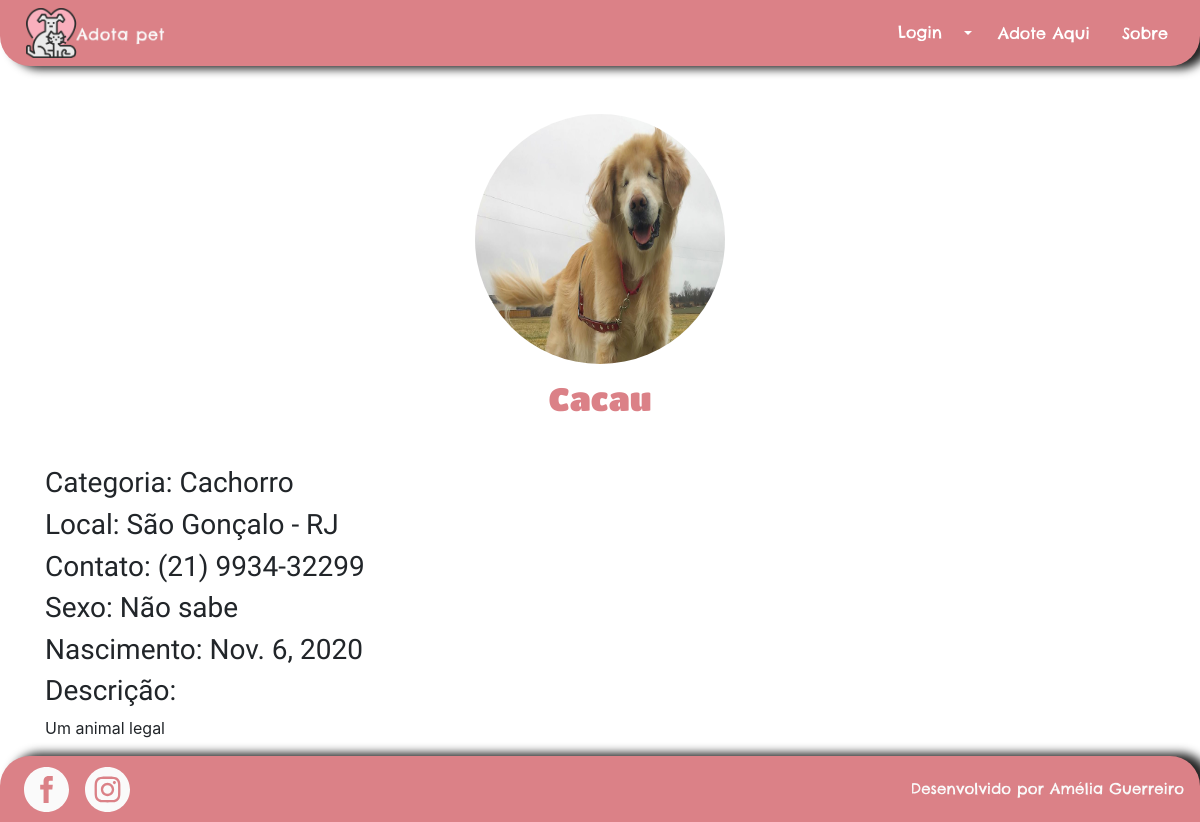
Page /pets/exibe_pet/3 on the earlier database version.
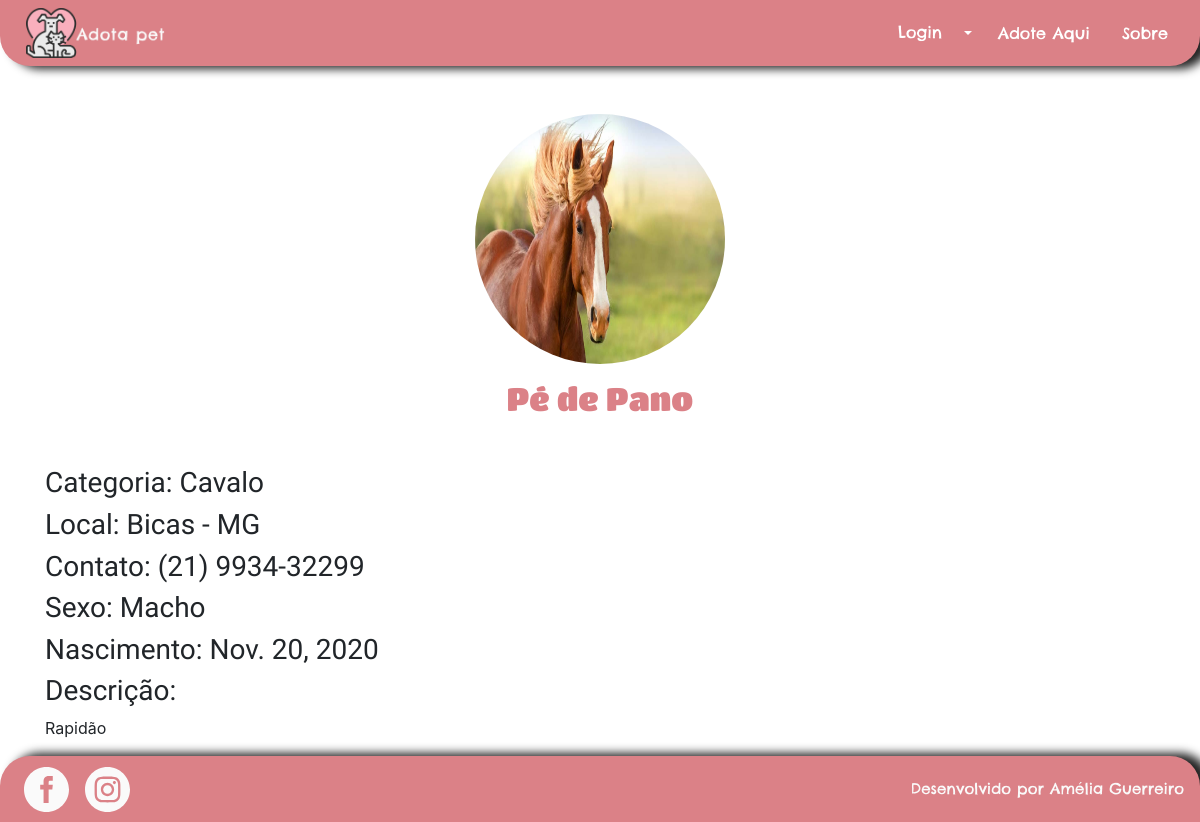
Same page on the later database version.
### pet/models.py (models this page shows, shortened)
class Pet(models.Model):
    categoria = models.ForeignKey(Categoria, related_name='pets', on_delete=models.DO_NOTHING)
    nome = models.CharField(max_length=100, db_index=True)
    slug = models.SlugField(max_length=100)
    imagem = models.CharField(max_length=50, blank=True)
    preco = models.DecimalField(max_digits=6, decimal_places=2)
    disponivel = models.BooleanField(default=False)
    link_instagram = models.URLField(max_length=200, blank=True)
    link_facebook = models.URLField(max_length=200, blank=True)
    telefone = models.CharField(max_length=15)
    sexo_escolhas = [('F', 'Fêmea'), ('M', 'Macho'), ('N', 'Não sei')]
    sexo = models.CharField(max_length=1, choices=sexo_escolhas, default='N')
    descricao = models.TextField()
    data_cadastro = models.DateField(default=datetime.now)
    data_nascimento = models.DateField(blank=True)
    likes = models.PositiveIntegerField(default=0)
    dislikes = models.PositiveIntegerField(default=0)
    raca = models.CharField(max_length=20, blank=True)
    estado_escolhas = [('AC', 'Acre'), ('AL', 'Alagoas'), ('AP', 'Amapá'), ('AM', 'Amazonas'),
                       ('BA', 'Bahia'), ('CE', 'Ceará'), ('ES', 'Espírito Santo'), ('GO', 'Goiás'),
                       ('MA', 'Maranhão'), ('MT', 'Mato Grosso'), ('MS', 'Mato Grosso do Sul'),
                       ('MG', 'Minas Gerais'), ('PA', 'Pará'), ('PB', 'Paraíba'), ('PR', 'Paraná'),
                       ('PE', 'Pernambuco'),('PI', 'Piauí'), ('RJ', 'Rio de Janeiro'),
                       ('RN', 'Rio Grande do Norte'), ('RS', 'Rio Grande do Sul'),
                       ('RO', 'Rondônia'), ('RR', 'Roraima'), ('SC', 'Santa Catarina'),
                       ('SP', 'São Paulo'), ('SE', 'Sergipe'),
                       ('TO', 'Tocantins'), ('DF', 'Distrito Federal')]
    estado = models.CharField(max_length=2, choices=estado_escolhas)
    cep = models.CharField(max_length=9)
    cidade = models.CharField(max_length=20)
    usuario = models.ForeignKey(User, on_delete=models.CASCADE, null=True)
    class Meta:
        db_table='pet'
    def get_sexo(self):
        if self.sexo == "M":
            return "Macho"
        elif self.sexo == "F":
            return "Fêmea"
        elif self.sexo == "N":
            return "Não sabe"

### categoria/models.py (models this page shows)
class Categoria(models.Model):
    nome = models.CharField(max_length=70, db_index=True, unique=True)
    slug = models.SlugField(max_length=70)
    class Meta:
        db_table = 'categoria'
        ordering = ('nome', )
    def __str__(self):
        return self.nome

### pet/views.py (the view)
# urls.py: path('exibe_pet/<int:id>', views.exibe_pet, name='exibe_pet'),
def exibe_pet(request, id):
    pet = get_object_or_404(Pet, pk=id)
    request.session['pet_id_del'] = id
    return render(request, 'pet/exibe_pet.html', {'pet': pet})

### pet/templates/pet/exibe_pet.html (shortened to what this page needs)
{%  extends "base.html" %}
{% load static %}
{% block corpo %}
<section class="container">
    <img style="height: 250px; width: 250px; border-radius: 500px" class="img-fluid mx-auto d-block mt-5"
        src="{% static 'images/pets/' %}{{ pet.imagem }}" alt="{{ pet.nome }}">
    <h2 class="text-center mt-3 text-primary">{{ pet.nome }}</h2>
    <h3 class="mt-5">Categoria: {{ pet.categoria }}</h3>
    <h3>Local: {{ pet.cidade }} - {{ pet.estado }}</h3>
        <h3>Contato: {{ pet.telefone }}</h3>
        <h3>Sexo: {{ pet.get_sexo }}</h3>
    <h3>Nascimento: {{ pet.data_nascimento }}</h3>
    <h3>Descrição:</h3>
    <p>{{ pet.descricao }}</p>
</section>
{% endblock %}

Differences in the rows shown:
changed Pet: imagem: a different picture; nome "Cacau" → "Pé de Pano"; categoria "Cachorro" → "Cavalo"; cidade "São Gonçalo" → "Bicas"; estado "RJ" → "MG"; get_sexo "Não sabe" → "Macho"; data_nascimento "Nov. 6, 2020" → "Nov. 20, 2020"; descricao "Um animal legal" → "Rapidão"
